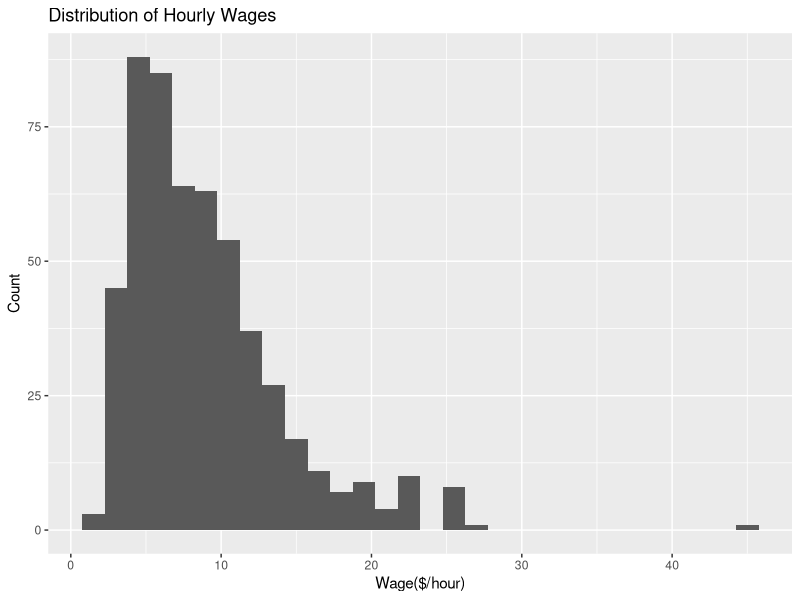
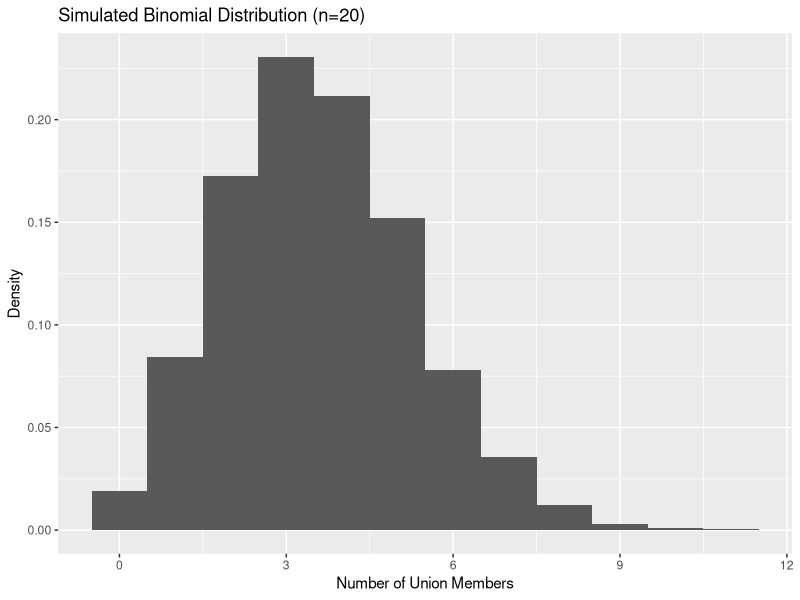
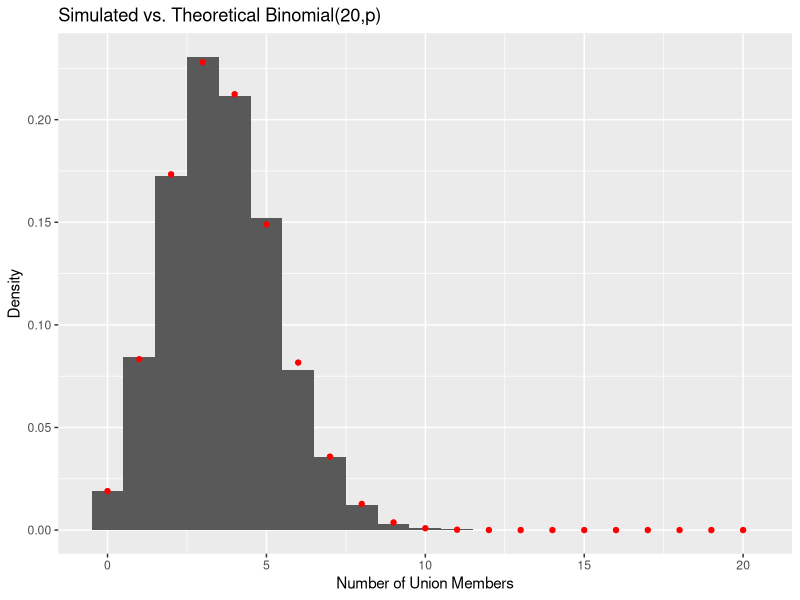

These charts were generated, in order, by the following R code:
#Install packages
install.packages("tidyverse")
install.packages("AER")
#Load packages (every session)
library(tidyverse)
library(AER)
#Load the CPS1985 dataset into R's memory (from AER)
data("CPS1985")
#View the first 6 rows of the data
head(CPS1985)
#See the structure: variable names, types etc
str(CPS1985)
#Summary statistics for every variable
summary(CPS1985)
#Question 1. There are 534 rows or observations. There are 11 columns or variables as follows: wage, education, experience, age, ethnicity, region, gender, occupation, sector, union, married.

#Select only the wage, education and experience columns
wage_data = select(CPS1985, wage, education, experience)
head(wage_data)
#Keep only rows where the worker is a union member
union_workers= filter(CPS1985, union =="yes")
#Keep only rows where experience > 20
experienced = filter(CPS1985, experience>20)
#Count how many rows are in each filtered dataset
nrow(union_workers)
nrow(experienced)
#Take CPS1985, and then add a new column called log_wage
CPS1985 = CPS1985%>%
  mutate(log_wage=log(wage))
#Take CPS1985, and then add a column: 1 if wage>10, else 0
CPS1985=CPS1985%>%
  mutate(high_wage=ifelse(wage>10,1,0))
#The mean of a 0/1 variable gives the fraction of 1s
mean(CPS1985$high_wage)
#Question 3. 31% of workers in the dataset have a wage above $10/hour
#Compute overall summary statistics for wage
summarize(CPS1985,
          mean_wage=mean(wage),
          sd_wage=sd(wage),
          median_wage=median(wage),
          n=n()
          )
#Compute mean wage separately for union vs non-union
CPS1985%>%
  group_by(union) %>%
  summarize(mean_wage=mean(wage), sd_wage=sd(wage), n=n())
#Question 4. The mean wage for union members is 10.8 and for non-union members is 8.64. Union members have a higher wage.
# Make a histogram of the wage variable
ggplot(CPS1985, aes(x=wage))+
  geom_histogram(bins=30)+
  labs(title="Distribution of Hourly Wages",
       x="Wage($/hour)", y="Count")
#Question 5. left-skewed

#PART 2
#Compute the fraction of workers who are union members
#This is our "true" population proportion p
p_union=mean(CPS1985$union == "yes")
p_union

#Set the random seed so results are reproducible
set.seed(42)
#Make a 0/1 vector: 1 = union member, 0=not
union_binary=ifelse(CPS1985$union=="yes",1,0)
#Randomly draw 20 workers (with replacement)
n=20
one_sample=sample(union_binary, size=n, replace=TRUE)
#Print the same and count how many are union members
one_sample
sum(one_sample)
#Question 6. 4 members appeared in the sample of 20. Theoretical expected value would be 4*0.0.1797753 which is 0.7191012. Theoretical variance would be 0.7191012(1-0.1797753) is 0.58982456604

set.seed(42)
n=20
num_sims=10000

#Repeat 10,000 times: draw 20 workers, count union members
sim_counts=replicate(num_sims,{
  s=sample(union_binary, size=n, replace=TRUE)
  sum(s)
})
#Plot the results as a histogram
ggplot(data.frame(x=sim_counts), aes(x=x))+
  geom_histogram(aes(y=after_stat(density)), binwidth=1)+
  labs(title="Simulated Binomial Distribution (n=20)",
       x= "Number of Union Members", y="Density")
#Create the theoretical Binomial probabilities
x_vals=0:n
binom_probs=dbinom(x_vals, size=n, prob=p_union)
#Plot: histogram of simulation with Binomial PMF overlaid
ggplot(data.frame(x=sim_counts), aes(x=x))+
  geom_histogram(aes(y=after_stat(density)), binwidth=1)+
  geom_point(data=data.frame(x=x_vals, y=binom_probs),
             aes(x=x, y=y), color="red", linewidth=1)+
  labs(title="Simulated vs. Theoretical Binomial(20,p)",
  x="Number of Union Members", y="Density")
#Question 7.
#Compare simulated moments to theoretical values
mean(sim_counts)
var(sim_counts)
